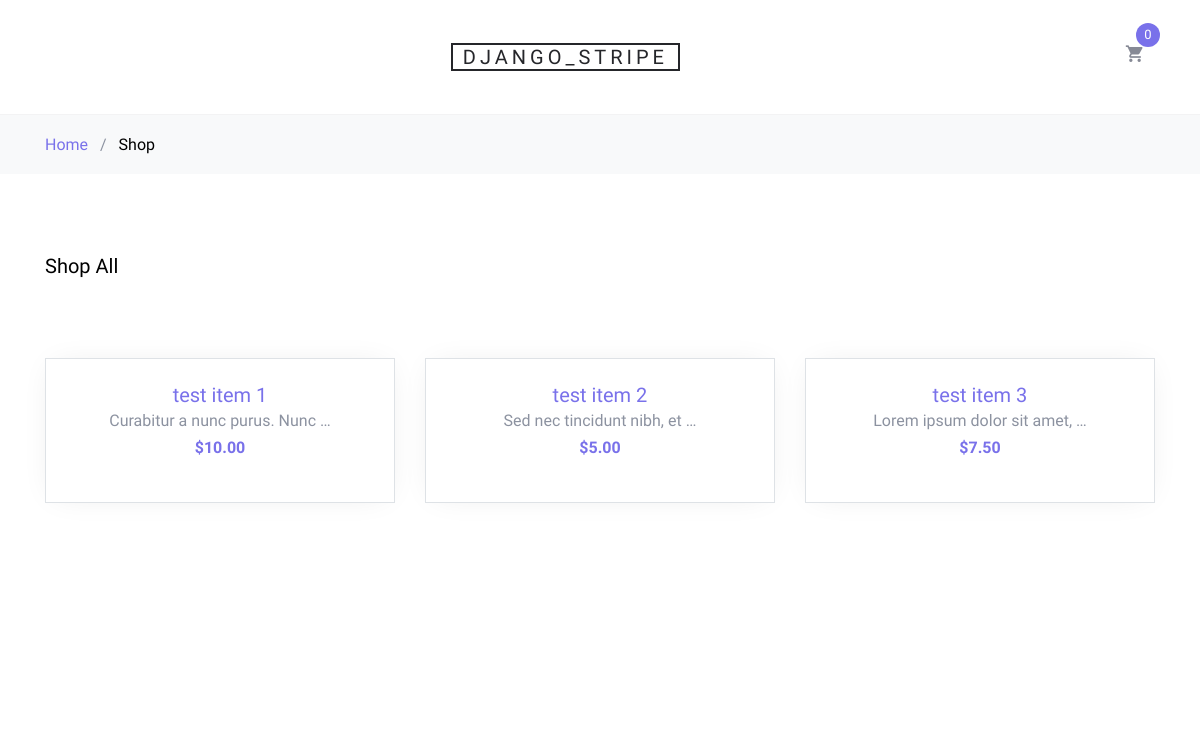
/, run on an earlier commit of the app's database.
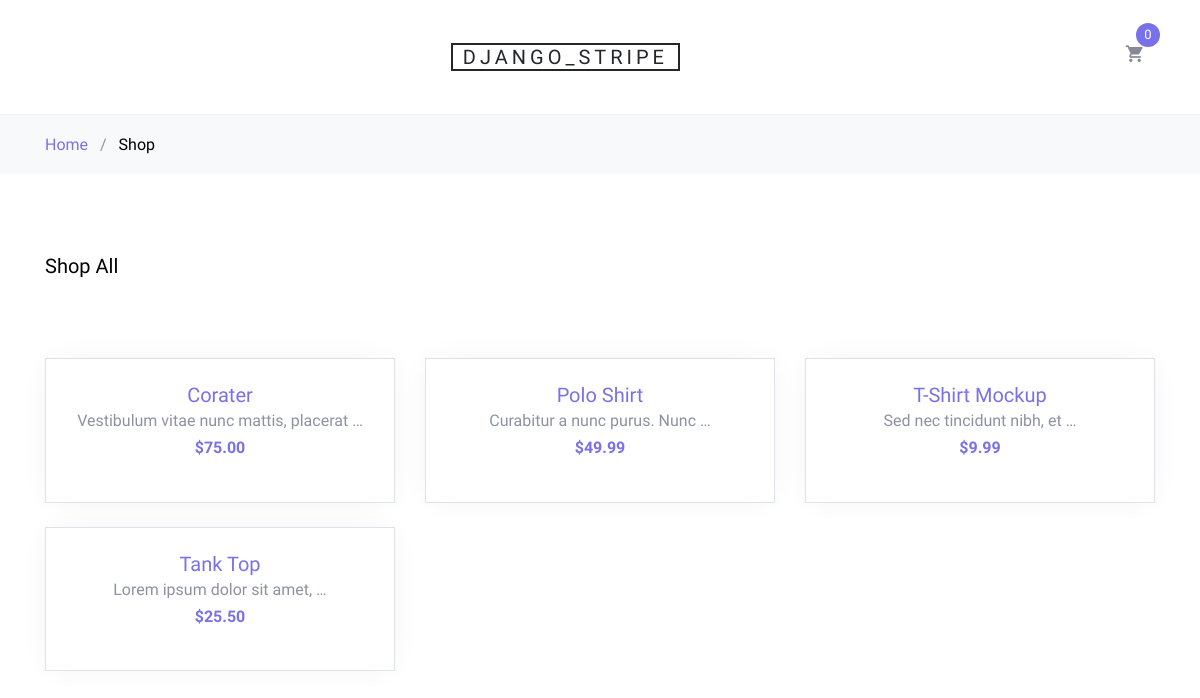
And on a later commit of the database.
### payments/models.py (models this page shows, shortened)
class Item(models.Model):
    name = models.CharField(max_length=100)
    description = models.TextField(null=True, blank=True)
    price = models.IntegerField(
        verbose_name='price in cents')  # цена товара в центах, т.к. платежный сервис Stripe принимает цену в центах
    class Meta:
        ordering = ['name']  # сортировка в админке
    def get_absolute_url(self):
        return reverse('detail_item', kwargs={'item_id': self.pk})
    def get_display_price(self):
        return '{0:.2f}'.format(self.price / 100)

### payments/views.py (the view)
# urls.py: path('', items_list, name='home'),  # главная страница
def items_list(request):
    items = Item.objects.all()
    context = {
        'items': items,
        'title': 'home'
    }
    return render(request, 'payments/index.html', context)

### payments/templatetags/user_tags.py (called while the page is built)
@register.simple_tag(takes_context=True)
def cart_obj_count(context):
    cart = context.request.session.get('cart', {})
    item_pks = list(cart.keys())
    item_count = Item.objects.filter(pk__in=item_pks).count()
    return item_count

### payments/templates/payments/index.html (shortened to what this page needs)
{% extends 'base.html' %}
{% block navbar %}
    Shop
{% endblock %}
{% block content %}
    <div class="site-section">
        <div class="container">
            <div class="row mb-5">
                <div class="col-md-12 order-2">
                    <div class="row">
                        <div class="col-md-12 mb-5">
                            <div class="float-md-left mb-4"><h2 class="text-black h5">Shop All</h2></div>
                        </div>
                    </div>
                    <div class="row mb-5">
                        {% for item in items %}
                            <div class="col-sm-6 col-lg-4 mb-4" data-aos="fade-up">
                                <div class="block-4 text-center border">
                                    <div class="block-4-text p-4">
                                        <h3><a href="{{ item.get_absolute_url }}">{{ item.name }}</a></h3>
                                        <p class="mb-0">{{ item.description|truncatewords:5 }}</p>
                                        <p class="text-primary font-weight-bold">${{ item.get_display_price }}</p>
                                    </div>
                                </div>
                            </div>
                        {% endfor %}
                    </div>
                </div>
            </div>
        </div>
    </div>
{% endblock %}

### templates/base.html (shortened to what this page needs)
<!DOCTYPE html>
{% load static %}
<html lang="en">
<head>
    <link rel="stylesheet" href="{% static 'fonts/icomoon/style.css' %}">
    <link rel="stylesheet" href="{% static 'css/bootstrap.min.css' %}">
    <link rel="stylesheet" href="{% static 'css/magnific-popup.css' %}">
    <link rel="stylesheet" href="{% static 'css/jquery-ui.css' %}">
    <link rel="stylesheet" href="{% static 'css/owl.carousel.min.css' %}">
    <link rel="stylesheet" href="{% static 'css/owl.theme.default.min.css' %}">
    <link rel="stylesheet" href="{% static 'css/aos.css' %}">
    <link rel="stylesheet" href="{% static 'css/style.css' %}">
</head>
<body>
<div class="site-wrap">
    {% include 'inc/_header.html' %}
    <div class="bg-light py-3">
        <div class="container">
            <div class="row">
                <div class="col-md-12 mb-0"><a href="{% url 'home' %}">Home</a> <span class="mx-2 mb-0">/</span> <strong
                        class="text-black">{% block navbar %}{% endblock %}</strong></div>
            </div>
        </div>
    </div>
    {% block content %}
    {% endblock %}
</div>
</body>
</html>

### templates/inc/_header.html (shortened to what this page needs)
{% load user_tags %}
<header class="site-navbar" role="banner">
      <div class="site-navbar-top">
        <div class="container">
          <div class="row align-items-center">
            <div class="col-12 mb-3 mb-md-0 col-md-7 order-1 order-md-2 text-right">
              <div class="site-logo">
                <a href="{% url 'home' %}" class="js-logo-clone">django_stripe</a>
              </div>
            </div>
            <div class="col-6 col-md-5 order-3 order-md-3 text-right">
              <div class="site-top-icons">
                <ul>
                  <li>
                    <a href="{% url 'list_cart' %}" class="site-cart">
                      <span class="icon icon-shopping_cart"></span>
                      <span class="count">{% cart_obj_count %}</span>
                    </a>
                  </li>
                </ul>
              </div>
            </div>
          </div>
        </div>
      </div>
    </header>

### payments/static/css/style.css (style rules this page uses)
body { line-height: 1.7; color: #8c92a0; font-weight: 300; font-size: 16px; }
a { -webkit-transition: .3s all ease; -o-transition: .3s all ease; transition: .3s all ease; }
.text-black { color: #000; }
.site-wrap:before { -webkit-transition: .3s all ease-in-out; -o-transition: .3s all ease-in-out; transition: .3s all ease-in-out; background: rgba(0, 0, 0, 0.6); content: ""; position: absolute; z-index: 2000; top: 0; left: 0; right: 0; bottom: 0; opacity: 0; visibility: hidden; }
.site-section { padding: 2.5em 0; }
@media (min-width: 768px) { .site-section { padding: 5em 0; } }
.site-navbar { background: #fff; margin-bottom: 0px; z-index: 1999; position: relative; }
.site-navbar .site-navbar-top { border-bottom: 1px solid #f3f3f4; padding-top: 20px; padding-bottom: 20px; margin-bottom: 0px; }
@media (min-width: 768px) { .site-navbar .site-navbar-top { padding-top: 40px; padding-bottom: 40px; } }
.site-navbar .site-logo a { text-transform: uppercase; color: #25262a; letter-spacing: .2em; font-size: 20px; padding-left: 10px; padding-right: 10px; border: 2px solid #25262a; }
.site-navbar a { color: #868995; }
.site-navbar .icon { font-size: 20px; }
.site-navbar .site-top-icons ul, .site-navbar .site-top-icons ul li { padding: 0; margin: 0; list-style: none; }
.site-navbar .site-top-icons ul li { display: inline-block; }
.site-navbar .site-top-icons ul li a { margin-right: 10px; }
.site-navbar .site-top-icons ul li a.site-cart { display: block; position: relative; }
.site-navbar .site-top-icons ul li a.site-cart .count { position: absolute; top: 0; right: 0; margin-right: -15px; margin-top: -20px; font-size: 13px; width: 24px; height: 24px; line-height: 24px; border-radius: 50%; display: block; text-align: center; background: #7971ea; color: #fff; -webkit-transition: .2s all ease-in-out; -o-transition: .2s all ease-in-out; transition: .2s all ease-in-out; }
.site-mobile-menu .site-mobile-menu-header .site-mobile-menu-logo a { display: inline-block; text-transform: uppercase; color: #25262a; letter-spacing: .2em; font-size: 20px; padding-left: 10px; padding-right: 10px; border: 2px solid #25262a; }
.block-4 { -webkit-box-shadow: 0 0 30px -10px rgba(0, 0, 0, 0.1); box-shadow: 0 0 30px -10px rgba(0, 0, 0, 0.1); background: #fff; }
.block-4 .block-4-text h3 { font-size: 20px; margin-bottom: 0; }
.block-4 .block-4-text h3 a { text-decoration: none; }

What changed in the data, as far as the page shows it:
added Item: name "Corater", description "Vestibulum vitae nunc mattis, placerat …", get_display_price "75.00"
changed Item "Curabitur a nunc purus. Nunc …": name "test item 1" → "Polo Shirt"; get_display_price "10.00" → "49.99"
changed Item "Sed nec tincidunt nibh, et …": name "test item 2" → "T-Shirt Mockup"; get_display_price "5.00" → "9.99"
changed Item "Lorem ipsum dolor sit amet, …": name "test item 3" → "Tank Top"; get_display_price "7.50" → "25.50"
